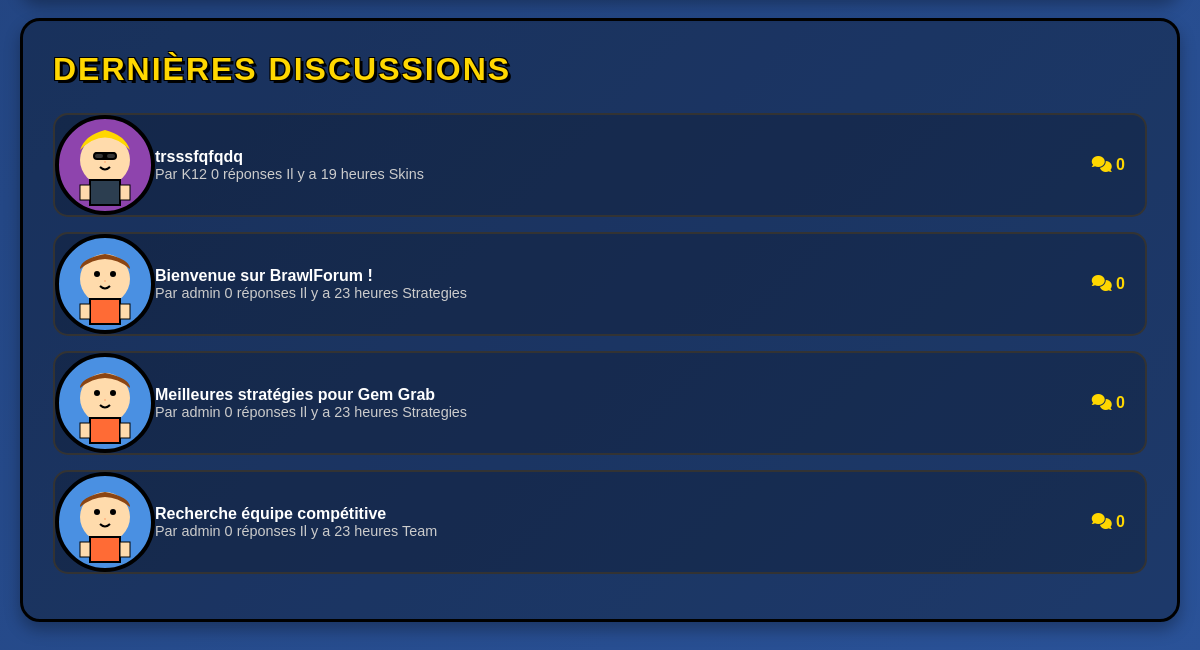
The app's page / (lower part), older data.
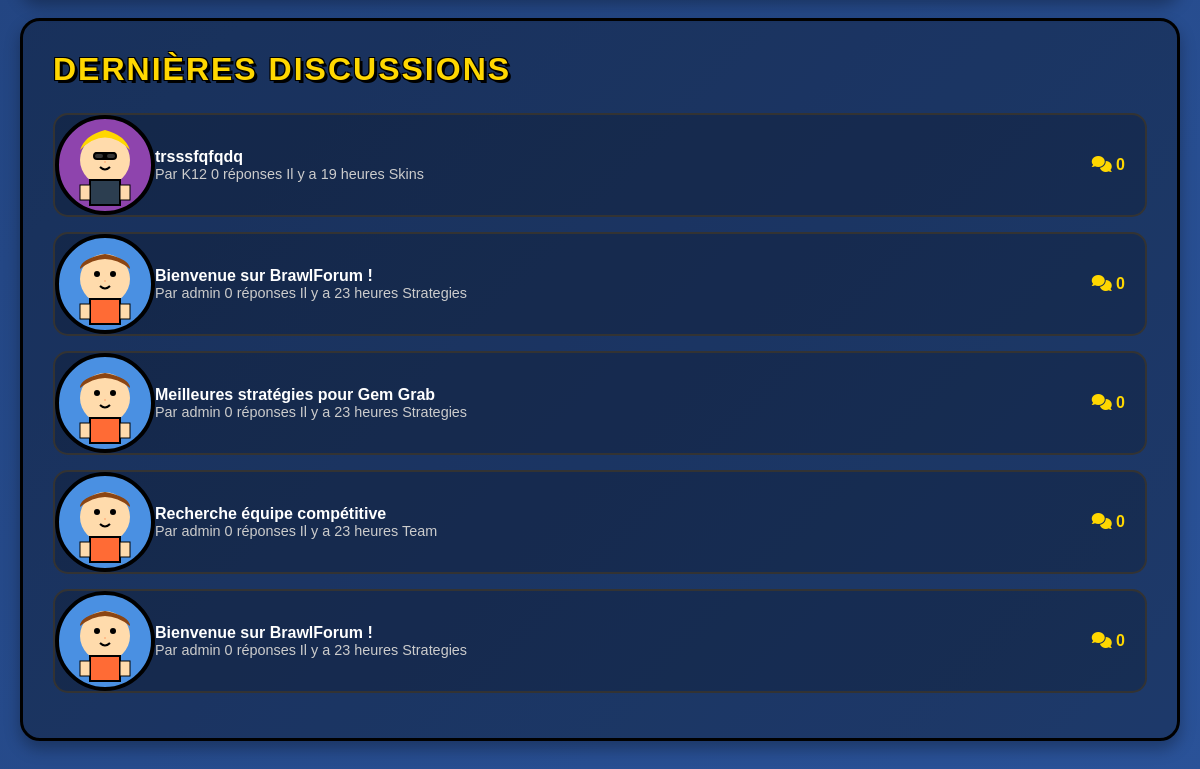
The same page, newer data.
### tables this page shows
CREATE TABLE IF NOT EXISTS `posts` (
  `id` int NOT NULL AUTO_INCREMENT,
  `title` varchar(200) NOT NULL,
  `content` text NOT NULL,
  `user_id` int NOT NULL,
  `category_id` int DEFAULT NULL,
  `views` int DEFAULT '0',
  `likes` int DEFAULT '0',
  `is_pinned` tinyint(1) DEFAULT '0',
  `is_locked` tinyint(1) DEFAULT '0',
  `created_at` timestamp NULL DEFAULT CURRENT_TIMESTAMP,
  `updated_at` timestamp NULL DEFAULT CURRENT_TIMESTAMP ON UPDATE CURRENT_TIMESTAMP,
  PRIMARY KEY (`id`),
  KEY `idx_category` (`category_id`),
  KEY `idx_user` (`user_id`),
  KEY `idx_created` (`created_at`)
);

CREATE TABLE IF NOT EXISTS `users` (
  `id` int NOT NULL AUTO_INCREMENT,
  `username` varchar(50) NOT NULL,
  `email` varchar(100) NOT NULL,
  `role` enum('user','admin') DEFAULT 'user',
  `password` varchar(255) NOT NULL,
  `avatar` varchar(20) DEFAULT 'avatar1',
  `birthdate` date NOT NULL,
  `newsletter` tinyint(1) DEFAULT '0',
  `terms_accepted` tinyint(1) DEFAULT '1',
  `created_at` timestamp NULL DEFAULT CURRENT_TIMESTAMP,
  `updated_at` timestamp NULL DEFAULT CURRENT_TIMESTAMP ON UPDATE CURRENT_TIMESTAMP,
  `is_active` tinyint(1) DEFAULT '1',
  `last_login` timestamp NULL DEFAULT NULL,
  PRIMARY KEY (`id`),
  UNIQUE KEY `username` (`username`),
  UNIQUE KEY `email` (`email`),
  KEY `idx_username` (`username`),
  KEY `idx_email` (`email`),
  KEY `idx_role` (`role`)
);

CREATE TABLE IF NOT EXISTS `categories` (
  `id` int NOT NULL AUTO_INCREMENT,
  `name` varchar(50) NOT NULL,
  `slug` varchar(50) NOT NULL,
  `description` text,
  `icon` varchar(50) DEFAULT NULL,
  `color` varchar(7) DEFAULT '#007bff',
  `created_at` timestamp NULL DEFAULT CURRENT_TIMESTAMP,
  PRIMARY KEY (`id`),
  UNIQUE KEY `name` (`name`),
  UNIQUE KEY `slug` (`slug`)
);

### config/database.php (called while the page is built, shortened)
<?php
class Database {
    private static $instance = null;
    private $connection;
    private function __construct() {
        try {
            $dsn = "mysql:host=" . DB_HOST . ";dbname=" . DB_NAME . ";charset=" . DB_CHARSET;
            $this->connection = new PDO($dsn, DB_USER, DB_PASS, [
                PDO::ATTR_ERRMODE => PDO::ERRMODE_EXCEPTION,
                PDO::ATTR_DEFAULT_FETCH_MODE => PDO::FETCH_ASSOC,
                PDO::ATTR_EMULATE_PREPARES => false
            ]);
        } catch (PDOException $e) {
            $this->connection = null;
            error_log("Erreur de connexion à la base de données: " . $e->getMessage());
        }
    }
    public static function getInstance() {
        if (self::$instance === null) {
            self::$instance = new self();
        }
        return self::$instance;
    }
    public function getConnection() {
        return $this->connection;
    }
}
class PostManager {
    private $db;
    public function __construct() {
        $this->db = Database::getInstance();
    }
    public function getRecentPosts($limit = 10) {
        $conn = $this->db->getConnection();
        try {
            $stmt = $conn->prepare("
                SELECT p.*, c.slug as category_slug, c.name as category_name, u.username as author, u.avatar
                FROM posts p
                JOIN categories c ON p.category_id = c.id
                JOIN users u ON p.user_id = u.id
                ORDER BY p.created_at DESC
                LIMIT ?
            ");
            $stmt->execute([$limit]);
            $posts = $stmt->fetchAll(PDO::FETCH_ASSOC);
            $formattedPosts = [];
            foreach ($posts as $post) {
                $createdTime = new DateTime($post['created_at']);
                $now = new DateTime();
                $interval = $now->diff($createdTime);
                if ($interval->d > 0) {
                    $lastActivity = $interval->d . ' jour' . ($interval->d > 1 ? 's' : '');
                } elseif ($interval->h > 0) {
                    $lastActivity = $interval->h . ' heure' . ($interval->h > 1 ? 's' : '');
                } elseif ($interval->i > 0) {
                    $lastActivity = $interval->i . ' min';
                } else {
                    $lastActivity = 'À l\'instant';
                }
                $formattedPosts[] = [
                    'id' => $post['id'],
                    'title' => $post['title'],
                    'content' => $post['content'],
                    'author' => $post['author'],
                    'category' => $post['category_slug'],
                    'replies' => 0,
                    'last_activity' => $lastActivity,
                    'avatar' => 'assets/img/' . $post['avatar'] . '.svg',
                    'views' => $post['views'],
                    'likes' => $post['likes'],
                    'created_at' => $post['created_at'],
                    'comments_count' => 0
                ];
            }
            return $formattedPosts;
        } catch (PDOException $e) {
            error_log("Erreur récupération posts récents: " . $e->getMessage());
            return [];
        }
    }
}
?>

### index.php (the view, shortened to what this page needs)
<?php
require_once 'config/database.php';
$recentDiscussions = $postManager->getRecentPosts(5);
?>
<!DOCTYPE html>
<html lang="fr">
<head>
    <link rel="stylesheet" href="assets/css/style.css">
    <link rel="stylesheet" href="https://cdnjs.cloudflare.com/ajax/libs/font-awesome/6.0.0/css/all.min.css">
</head>
<body>
    <div class="container">
        <div class="panel fade-in">
            <h2 class="brawl-title" style="font-size: 2rem; margin-bottom: 25px; color: #ffd700;">
                Dernières discussions
            </h2>
            <div class="discussions-list">
                <?php foreach ($recentDiscussions as $discussion): ?>
                    <div class="discussion-item fade-in">
                        <div class="discussion-avatar">
                            <img src="<?= $discussion['avatar'] ?? 'https://cdn.brawlstats.com/player-icons/28000000.png' ?>" alt="Avatar">
                        </div>
                        <div class="discussion-content">
                            <h4><?= htmlspecialchars($discussion['title']) ?></h4>
                            <div class="discussion-meta">
                                <span class="author">Par <?= htmlspecialchars($discussion['author']) ?></span>
                                <span class="replies"><?= $discussion['replies'] ?> réponses</span>
                                <span class="time">Il y a <?= $discussion['last_activity'] ?></span>
                                <span class="category category-<?= $discussion['category'] ?>"><?= ucfirst($discussion['category']) ?></span>
                            </div>
                        </div>
                        <div class="discussion-stats">
                            <i class="fas fa-comments"></i>
                            <span><?= $discussion['replies'] ?></span>
                        </div>
                    </div>
                <?php endforeach; ?>
            </div>
        </div>
    </div>
</body>
</html>

Row changes from the older to the newer data that the page shows:
added posts: title "Bienvenue sur BrawlForum !", user.username "admin", replies "0", last_activity "23 heures", category.slug "Strategies"
